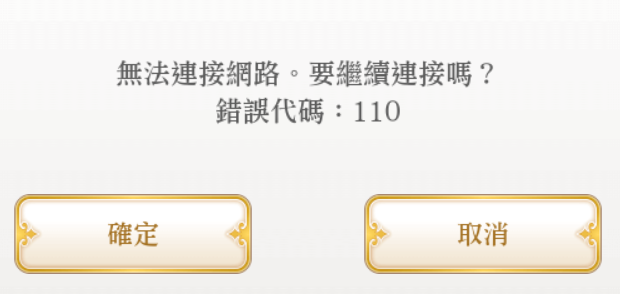
#> input picture 110.png, 620 x 294 px, given in place of menu.png, which was not available
$ python magireco.py
#> lines starting #> are read from the running program, lines starting #| are printed output that depends on the picture; pictures that were not available may be replaced by others from this repository, and a replacement may not be noted
# -*- coding: utf-8 -*-
import time
import os
import cv2
import numpy as np
import sys
def pull_screenshot():
	os.system('adb  -s 192.168.43.1:5555 exec-out screencap -p > scr.png')
def click_loc(x,y):
	os.system('adb  -s 192.168.43.1:5555 shell input swipe '+ \
			  str(x)+' '+str(y)+' '+ \
			  str(x)+' '+str(y)+' '+ \
			  '20')
def cvtCL(img):
	im=cv2.cvtColor(img,cv2.COLOR_BGR2GRAY)
	im=im & 0xc0#(np.round(im/8)*8).astype(np.uint8)
	return im
def timesleep(sec):
	cv2.waitKey(int(sec*1000))

def find_loc(screen,template):#灰度图的比较
	'''
	返回查找到的位置x，y和最小匹配的值（如果是0表示完美匹配）
	'''
	result = cv2.matchTemplate(screen, template, cv2.TM_SQDIFF)
	min_val, max_val, min_loc, max_loc = cv2.minMaxLoc(result)
	return min_loc[0]+template.shape[1]/2,min_loc[1]+template.shape[0]/2,abs(min_val)/template.shape[1]/template.shape[0]*100


def startup():
	#按照优先级
	file_list=[
	"menu",
	"sel_OK","sel_OK_2",#这个因为有重叠
	"sel_game","sel_game_2",
	"sel_char_mem_bonus","sel_char_bonus",
	"start","start_2",
	"exp_get","exp_get_2",
	"item_get","item_get_2",
	"skip","skip_2",
	"110",
	"AP","AP_OK",
	"LVup","LVup_2"]

	#后面跟着该操作后的等待时间
	file_dict={
	#正在对战中
	"menu":{'delay':2,'x':1,'y':1},
	#选择活动剧情的关卡
	"sel_game":{'delay':1,'x':307,'y':193},"sel_game_2":{'delay':1,'x':307,'y':193},

	#之后还要点一下确定
	"sel_OK":{'delay':5,'x':0,'y':0},"sel_OK_2":{'delay':5,'x':1061,'y':549},

	#这才进入助战，优先级：特殊记忆bonus>bonus
	"sel_char_mem_bonus":{'delay':4,'x':0,'y':0},"sel_char_bonus":{'delay':4,'x':0,'y':0},

	#选好后进入编队界面，点开始
	"start":{'delay':40,'x':0,'y':0},"start_2":{'delay':40,'x':0,'y':0},

	#结束一场之后，进入exp界面
	"exp_get":{'delay':1,'x':0,'y':0},"exp_get_2":{'delay':1,'x':0,'y':0},

	#之后第二屏为掉落统计
	"item_get":{'delay':5,'x':0,'y':0},"item_get_2":{'delay':5,'x':0,'y':0},

	#跳过剧情
	"skip":{'delay':5,'x':0,'y':0},"skip_2":{'delay':5,'x':1218,'y':38},

	#110
	"110":{'delay':1,'x':0,'y':0},

	#AP回复第一屏
	"AP":{'delay':3,'x':0,'y':0},

	#AP回复第二屏
	"AP_OK":{'delay':3,'x':0,'y':0},

	#LVUP
	"LVup":{'delay':3,'x':0,'y':0},"LVup_2":{'delay':3,'x':0,'y':0}
	}

	img_dict={}
	for i in file_list:
		print('loading '+i)
		img_dict[i]=cvtCL(cv2.imread(i+".png"))
#> in cvtCL, `im=cv2.cvtColor(img,cv2.COLOR_BGR2GRAY)`:
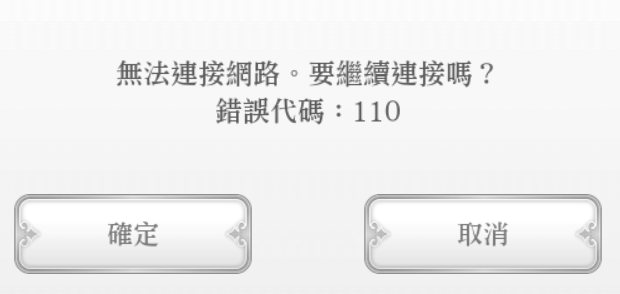
#> im: shape (294, 620); min 91, max 255, mean 238.6
#> in cvtCL, img is the input picture: shape (294, 620, 3); mean B, G, R 232.4, 238.3, 241.7
#> in cvtCL, `im=im & 0xc0#(np.round(im/8)*8).astype(np.uint8)`:
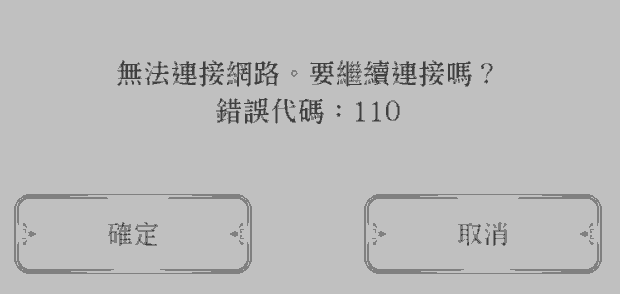
#> im: shape (294, 620); min 64, max 192, mean 187.3
#> pass 2 of the loop in startup, `for i in file_list:`:
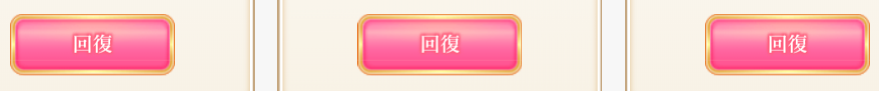
#> input picture AP.png, 879 x 91 px, given in place of sel_OK.png, which was not available
#> in cvtCL (call 2), `im=cv2.cvtColor(img,cv2.COLOR_BGR2GRAY)`:
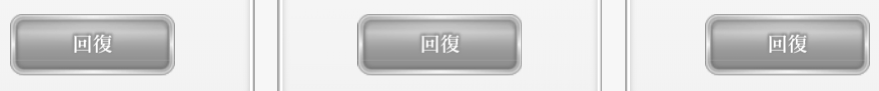
#> im: shape (91, 879); min 124, max 255, mean 216.6
#> in cvtCL, img is the input picture: shape (91, 879, 3); mean B, G, R 202.1, 202.8, 249.3
#> in cvtCL (call 2), `im=im & 0xc0#(np.round(im/8)*8).astype(np.uint8)`:
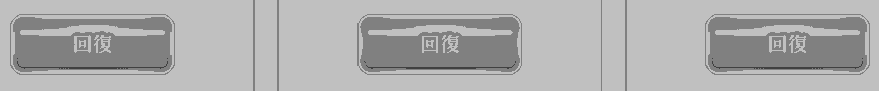
#> im: shape (91, 879); min 64, max 192, mean 173.4
	'''
	正片开始
	'''
	#统计
	has=0
	#延时
	ts=1
	dif=1000#门限值，从截屏中找到的子图与前面png里的子图的差异程度
	time_start=time.time()
	cv2.namedWindow('scr')
	while(1):
		pull_screenshot()
		screen=cv2.imread("scr.png")

		scr0=cv2.resize(screen,(0,0),fx=0.4,fy=0.4)
		cv2.imshow("scr",scr0)

		scr=cvtCL(screen)

		for i in file_list:
			x,y,res=find_loc(scr,img_dict[i])
			print("匹配"+i+','+str(res))
			if res<dif:
				if file_dict[i]['x']>0:
					x=file_dict[i]['x']
					y=file_dict[i]['y']
				click_loc(x,y)
				print('成功，点击'+str(x)+','+str(y)+':等待'+str(file_dict[i]['delay']))
				if i=='exp_get' or i=='exp_get_2':
					has=has+1
					time_end=time.time()
					print('本次：'+str(time_end-time_start))
					time_start=time_end
				timesleep(file_dict[i]['delay'])
				ts=0.2
				break
		timesleep(ts)
		ts=min(5,ts+0.2)
if __name__ == "__main__":
#> (the run stopped early here; a loop or call above may not have finished)
